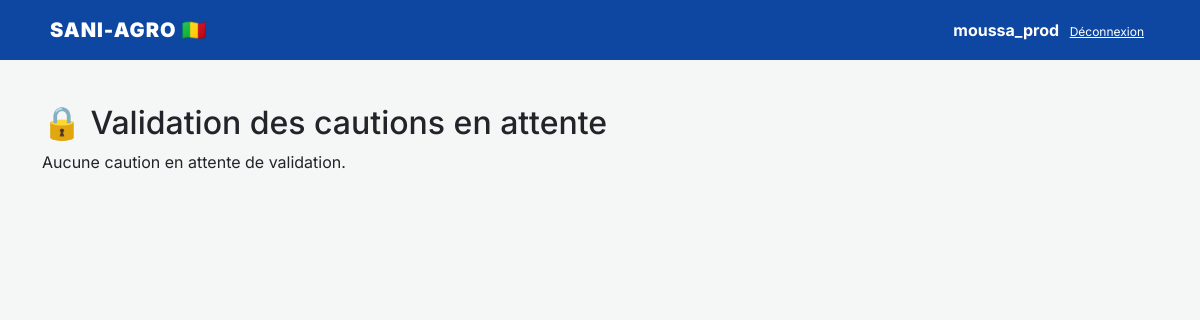
Before: /gestionnaire/valider-cautions/ (signed in) with the older database file.
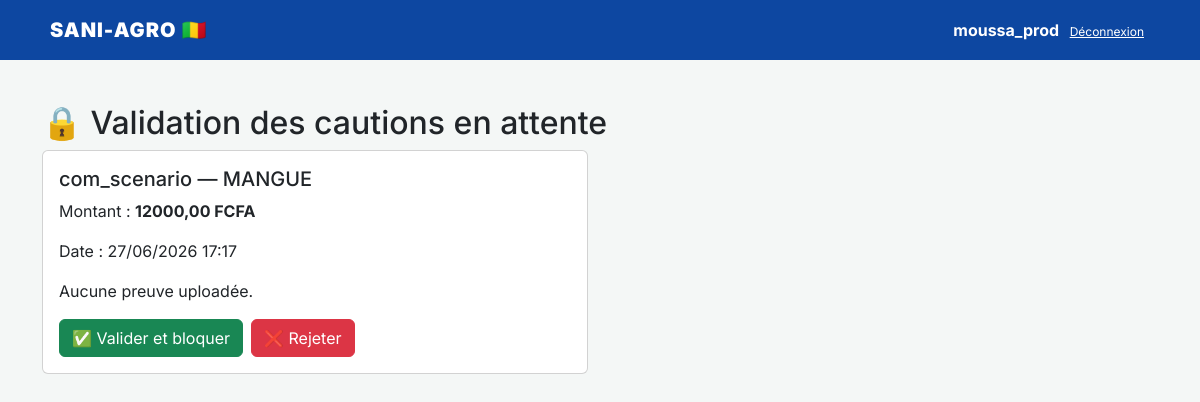
After: the same page with the newer database file.
### gestion_agro/models.py (models this page shows, shortened)
class Reservation(models.Model):
    CHOIX_PAIEMENT = [('OM', 'Orange Money'), ('MOOV', 'Moov Money'), ('CASH', 'Espèces/Dépôt')]
    STATUT_CAUTION = [
        ('NON_PAYE', 'Non payée'),
        ('ATTENTE_VALIDATION', 'En attente de validation'),
        ('PAYE', 'Payée'),
        ('BLOQUEE', 'Bloquée'),
        ('LIBEREE', 'Libérée'),
    ]
    produit = models.ForeignKey(ProduitAgricole, on_delete=models.CASCADE)
    commercant = models.ForeignKey(Commercant, on_delete=models.CASCADE)
    quantite_voulue = models.PositiveIntegerField(default=0)
    date_reservation = models.DateTimeField(auto_now_add=True)
    marche_destination = models.CharField(max_length=50, choices=LISTE_MARCHES, default='MEDINE')
    mode_paiement = models.CharField(max_length=20, choices=CHOIX_PAIEMENT, default='CASH')
    ref_transaction = models.CharField(max_length=100, null=True, blank=True)
    statut_caution = models.CharField(
        max_length=30,
        choices=STATUT_CAUTION,
        default='NON_PAYE'
    )
    statut_livraison = models.CharField(
        max_length=20,
        choices=[
            ('A_EXPEDIER', 'À expédier'),
            ('EN_TRANSIT', 'En transit'),
            ('LIVRE', 'Livré'),
        ],
        default='A_EXPEDIER',
        verbose_name="Statut d'expédition"
    )
    statut_reste = models.CharField(
    max_length=20,
    choices=[
        ('NON_PAYE', 'Non payé'),
        ('DECLARE', 'Déclaré payé'),
        ('CONFIRME', 'Confirmé par le producteur'),
        ('LITIGE', 'En litige'),
    ],
    default='NON_PAYE'
)
    date_disponibilite = models.DateField(null=True, blank=True)
    confirmation_producteur = models.BooleanField(default=False)
    prix_total = models.DecimalField(max_digits=12, decimal_places=2, default=0, editable=False)
    caution_20 = models.DecimalField(max_digits=12, decimal_places=2, default=0, editable=False)
    preuve_paiement = models.ImageField(upload_to='preuves_paiement/', null=True, blank=True, verbose_name="Photo du reçu / SMS")

class Commercant(models.Model):
    user = models.OneToOneField(User, on_delete=models.CASCADE, related_name='commercant_profil', null=True, blank=True)
    nom = models.CharField(max_length=100)
    prenom = models.CharField(max_length=100)
    telephone = models.CharField(max_length=20)
    ville_marche = models.CharField(max_length=100)
    est_verifie = models.BooleanField(default=False)
    piece_identite = models.ImageField(upload_to='pieces_identite/', null=True, blank=True)
    type_piece = models.CharField(max_length=30, choices=[
        ('CARTE_IDENTITE', 'Carte d\'identité'),
        ('CARTE_BIOMETRIQUE', 'Carte biométrique/Nina'),
        ('PASSEPORT', 'Passeport'),
    ], default='CARTE_IDENTITE')
    numero_piece = models.CharField(max_length=50, null=True, blank=True)
    est_actif = models.BooleanField(default=True, verbose_name="Compte actif")

class ProduitAgricole(models.Model):
    UNITES =[
        ('KG','Kilogramme'),
        ('TONNE', 'Tonne'),
        ('SAC','Sac'),
    ]
    STATUT_RECOLTE = [
        ('SUR_PIED', '🌳 En cours de maturité (Sur pied)'),
        ('RECOLTE', '📦 Récolté et prêt'),
    ]
    CATEGORIES = [
        ('LEGUMES', '🥬 Légumes'),
        ('FRUITS', '🍎 Fruits'),
        ('CEREALES', '🌾 Céréales'),
        ('TUBERCULES', '🥔 Tubercules'),
    ]
    DUREE_CONSERVATION = {
        'TOMATE': 10,
        'MANGUE': 21,
        'OIGNON': 90,
        'POMME DE TERRE': 60,
        'POMME_DE_TERRE': 60,
        'MAÏS': 180,
        'MAIS': 180,
        'RIZ': 365,
    }
    producteur = models.ForeignKey(Producteur, on_delete=models.CASCADE, null=True, blank=True, related_name='produits')
    categorie = models.CharField(max_length=20, choices=CATEGORIES, default='LEGUMES')
    nom = models.CharField(max_length=100)
    quantite_initiale = models.PositiveBigIntegerField(default=0, verbose_name="Quantité totale prévue")
    quantite_disponible = models.PositiveBigIntegerField(default=0, verbose_name="Reste disponible")
    unite = models.CharField(max_length=10, choices=UNITES, default='KG')
    prix_unitaire = models.DecimalField(max_digits=10, decimal_places=2)
    image = models.ImageField(upload_to='produits/')
    video_demonstration = models.FileField(upload_to='videos_produits/', null=True, blank=True)
    statut_recolte = models.CharField(max_length=20, choices=STATUT_RECOLTE, default='SUR_PIED')
    date_recolte_prevue = models.DateField(null=True, blank=True, verbose_name="Date de récolte prévue")
    zone_production = models.CharField(max_length=50, choices=ZONES_CHOICES, default='SIKASSO')
    zone_origine = models.CharField(max_length=100) # Ex: "Cercle de Yanfolila"
    est_promotion = models.BooleanField(default=False)
    date_publication = models.DateTimeField(auto_now_add=True)
    date_peremption_prevue = models.DateField(null=True, blank=True, verbose_name="Date limite de conservation au champ")
    seuil_alerte = models.PositiveIntegerField(default=500) # Alerte si stock < 500kg

### gestion_agro/views.py (the view, shortened to what this page needs)
# urls.py: path('gestionnaire/valider-cautions/', views.valider_caution_admin, name='valider_caution_admin'),
@staff_member_required
def valider_caution_admin(request):
    reservations_attente = Reservation.objects.filter(statut_caution='ATTENTE_VALIDATION').order_by('-date_reservation')
    context = {'reservations': reservations_attente}
    return render(request, 'gestion_agro/valider_caution_admin.html', context)

### gestion_agro/context_processors.py (called while the page is built)
def notifications_non_lues(request):
    if request.user.is_authenticated:
        notif_count = Notification.objects.filter(destinataire=request.user, lu=False).count()
        dernieres_notifs = Notification.objects.filter(destinataire=request.user, lu=False).order_by('-date_creation')[:5]
        return {
            'notif_count': notif_count,
            'dernieres_notifs': dernieres_notifs
        }
    return {'notif_count': 0, 'dernieres_notifs': []}

### templates/gestion_agro/valider_caution_admin.html (shortened to what this page needs)
{% extends 'gestion_agro/base.html' %}
{% block content %}
<div class="container mt-4">
    <h2>🔒 Validation des cautions en attente</h2>
    {% if reservations %}
    <div class="row">
        {% for res in reservations %}
        <div class="col-md-6 mb-4">
            <div class="card">
                <div class="card-body">
                    <h5>{{ res.commercant.user.username }} — {{ res.produit.nom }}</h5>
                    <p>Montant : <strong>{{ res.caution_20 }} FCFA</strong></p>
                    <p>Date : {{ res.date_reservation|date:"d/m/Y H:i" }}</p>
                    {% if res.preuve_paiement %}
                        <img src="{{ res.preuve_paiement.url }}" class="img-fluid mb-2" style="max-height: 200px;">
                    {% else %}
                        <p>Aucune preuve uploadée.</p>
                    {% endif %}
                    <div class="d-flex gap-2">
                        <form method="POST">
                            <button type="submit" class="btn btn-success">✅ Valider et bloquer</button>
                        </form>
                        <form method="POST">
                            <button type="submit" class="btn btn-danger">❌ Rejeter</button>
                        </form>
                    </div>
                </div>
            </div>
        </div>
        {% endfor %}
    </div>
    {% else %}
    <p>Aucune caution en attente de validation.</p>
    {% endif %}
</div>
{% endblock %}

Changed rows visible on the page:
added Reservation: commercant.user.username "com_scenario", produit.nom "MANGUE", caution_20 "12000,00", date_reservation "27/06/2026 17:17", preuve_paiement "Aucune preuve uploadée."
Other visible differences:
text no longer shown: "Aucune caution en attente de validation."
